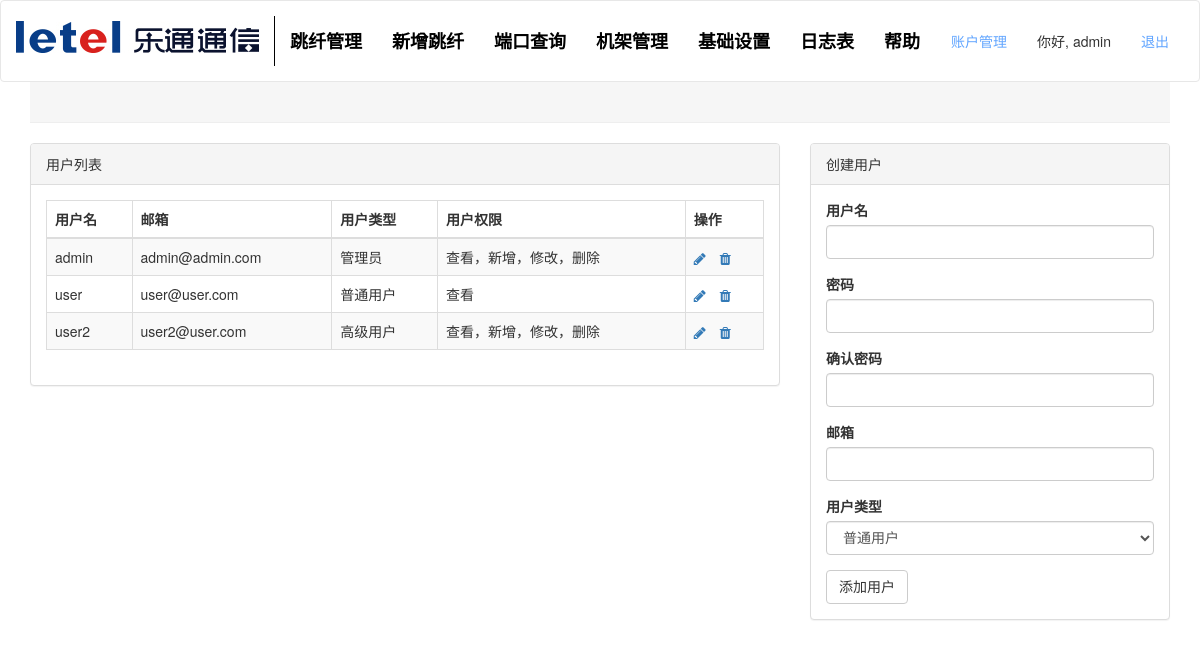
Page /auth/account (signed in) on the earlier database version.
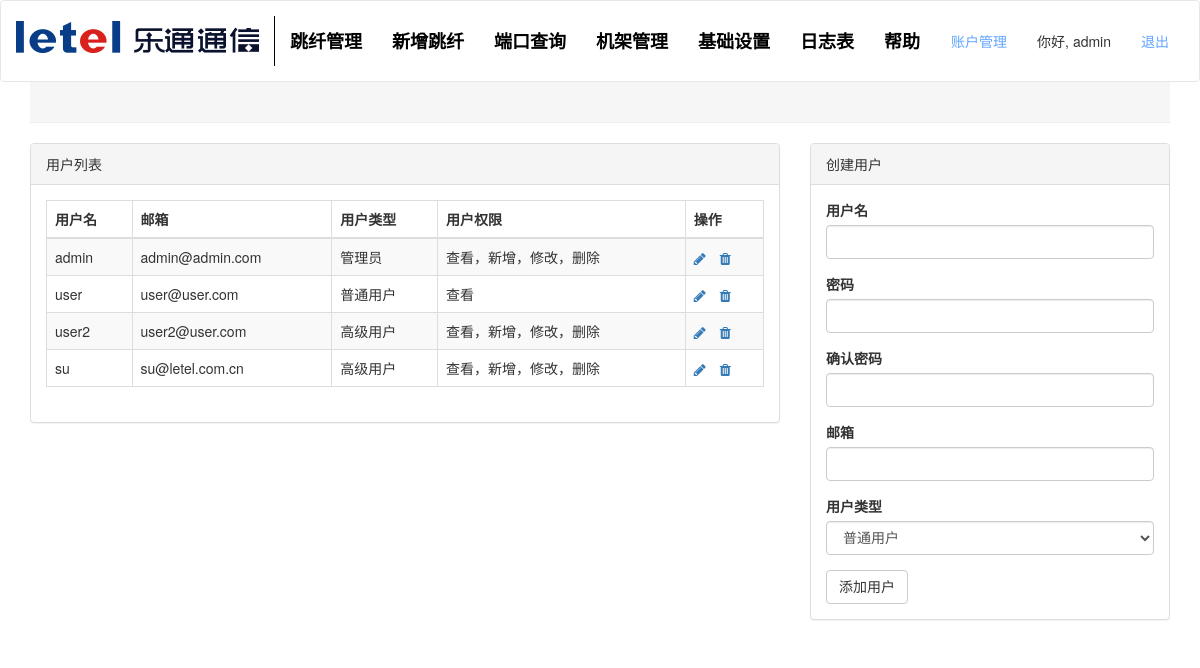
Same page on the later database version.
### app/models.py (models this page shows, shortened)
class User(UserMixin, db.Model):
    __tablename__ = 'User'
    id = db.Column(db.Integer, primary_key=True)
    email = db.Column(db.String(64))
    username = db.Column(db.String(64), unique=True, index=True)
    password_hash = db.Column(db.String(128))
    role_id = db.Column(db.Integer, db.ForeignKey('roles.id')) #外键role_id = roles.id= roles表中的id
    status = db.Column(db.Boolean, default=True)
    login_time = db.Column(db.DateTime)
    logout_time = db.Column(db.DateTime)
    logs = db.relationship('Log', backref='user', lazy='dynamic')
    @property
    def password(self):
        raise AttributeError('password is not a readable attribute')
    def can(self, permissions):
        return self.role is not None and \
            (self.role.permissions & permissions) == permissions
    def is_administrator(self):
        return self.can(Permission.ADMINISTER)

class Role(db.Model):
    __tablename__ = 'roles'
    id = db.Column(db.Integer, primary_key=True)
    name = db.Column(db.String(64), unique=True)
    default = db.Column(db.Boolean, default=False, index=True)
    permissions = db.Column(db.Integer)
    users = db.relationship('User', backref='role', lazy='dynamic')

### app/auth/views.py (the view, shortened to what this page needs)
@auth.route('/account', methods=['GET', 'POST'])
@login_required
@admin_required
def account():
    if current_user.status == False:
        return redirect(url_for('auth.login'))
    form = CreateuserForm()
    accounts = User.query.all()
    return render_template('auth/account.html',accounts=accounts,form=form)

### app/auth/forms.py (shortened to what this page needs)
class CreateuserForm(FlaskForm):
    username = StringField('用户名', validators=[DataRequired(), Length(1, 64), Regexp('^[A-Za-z][A-Za-z0-9_.]*$', 0,'用户名只能是字母、数字、.、_')])
    password = PasswordField('密码', validators=[DataRequired(), EqualTo('password2', message='密码必须一致')])
    password2 = PasswordField('确认密码', validators=[DataRequired()])
    email = StringField('邮箱', validators=[DataRequired(), Length(1, 64),Email()])
    type = SelectField('用户类型', coerce=int, default=2)
    submit = SubmitField('添加用户')
    def __init__(self, *args, **kwargs):
        super(CreateuserForm, self).__init__(*args, **kwargs)
        self.type.choices = [(u.id,u.name) for u in Role.query.all()]

### app/models.py (called while the page is built)
@login_manager.user_loader
def load_user(user_id):
    return User.query.get(int(user_id))

### app/templates/auth/account.html (shortened to what this page needs)
{% extends "base.html" %}
{% import "bootstrap/wtf.html" as wtf %}
{% block page_content %}
<div class="page-header">
</div>
<div class="row">
    <div class="col-lg-8">
        <div class="panel panel-default">
            <div class="panel-heading">
                用户列表
            </div>
            <div class="panel-body">
                <div class="table-responsive">
                    <table class="table table-striped table-bordered table-hover">
                        <thead>
                            <tr>
                                <th>用户名</th>
                                <th>邮箱</th>
                                <th>用户类型</th>
                                <th>用户权限</th>
                                <th>操作</th>
                            </tr>
                        </thead>
                        <tbody>
                            {% for account in accounts %}
                                {% if account.username != 'ymwu1988' %}
                                    <tr>
                                        <td>{{ account.username }}</td>
                                        <td>{{ account.email }}</td>
                                        <td>{{ account.role.name }}</td>
                                        {% if account.role.name == '普通用户' %}
                                            <td>查看</td>
                                        {% else %}
                                            <td>查看，新增，修改，删除</td>
                                        {% endif %}
                                        <td>
                                            <a class="icon" href="/auth/account/edit/{{ account.id }}" title="编辑">
                                                <span class="fa fa-pencil glyphicon glyphicon-pencil"></span>
                                            </a>
                                            <a class="icon" href="/auth/account/delete/{{ account.id }}" title="删除" style="margin-left: 10px;">
                                                <span class="fa fa-trash glyphicon glyphicon-trash"></span>
                                            </a>
                                        </td>
                                    </tr>
                                {% endif %}
                            {% endfor %}
                        </tbody>
                    </table>
                </div>
            </div>
        </div>
    </div>
    <div class="col-lg-4">
        <div class="panel panel-default">
            <div class="panel-heading">
                创建用户
            </div>
            <div class="panel-body">
                {{ wtf.quick_form(form) }}
            </div>
        </div>
    </div>
</div>
{% endblock %}

### app/templates/base.html (shortened to what this page needs)
{% extends "bootstrap/base.html" %}
{% block styles %}
    {{ super() }}
    <link href={{ url_for('static', filename = 'vendor/bootstrap/css/bootstrap.min.css') }} rel="stylesheet">
    <link href={{ url_for('static', filename = 'vendor/app/css/normalize.css') }} rel="stylesheet">
    <link href={{ url_for('static', filename = 'vendor/app/css/base.css') }} rel="stylesheet">
    <link href={{ url_for('static', filename = 'vendor/font-awesome/css/font-awesome.min.css') }} rel="stylesheet" type="text/css">
{% endblock %}
{% block body_attribs %}
     onload="draw();"
{% endblock %}
{% block navbar %}
    <div class="navbar navbar-default" role="navigation">
        <div class="container">
            <div class="navbar-header">
                <a class="navbar-brand" href="/"><img src="/static/images/logo.jpg"></a>
            </div>
            <div class="navbar-collapse collapse">
                <ul class="nav navbar-nav">
                    <li><a href="/"><span>跳纤管理</span></a></li>
                    <li><a href="/new-jumping"><span>新增跳纤</span></a></li>
                    <li><a href="/interface"><span>端口查询</span></a></li>
                    <li><a href="/shebei"><span>机架管理</span></a></li>
                    <li><a href="/setting"><span>基础设置</span></a></li>
                    <li><a href="/log"><span>日志表</span></a></li>
                    <li><a href="/help"><span>帮助</span></a></li>
                </ul>
                <ul class="nav navbar-nav navbar-right">
                    {% if current_user.is_administrator() %}
                        <li><a href="{{ url_for('auth.account') }}">账户管理</a></li>
                    {% endif %}
                    {% if current_user.is_authenticated %}
                        <li class="hello-user"><span>你好, {{ current_user.username }}</span></li>
                        <li><a href="{{ url_for('auth.logout') }}">退出</a></li>
                    {% else %}
                        <li><a href="{{ url_for('auth.login') }}">登入</a></li>
                    {% endif %}
                </ul>
            </div>
        </div>
    </div>
{% endblock %}
{% block content %}
<div class="container">
{% block page_content %}{% endblock %}
</div>
{% endblock %}

Differences in the rows shown:
added User: username "su", email "su@letel.com.cn", role.name "高级用户", shows "查看，新增，修改，删除"
